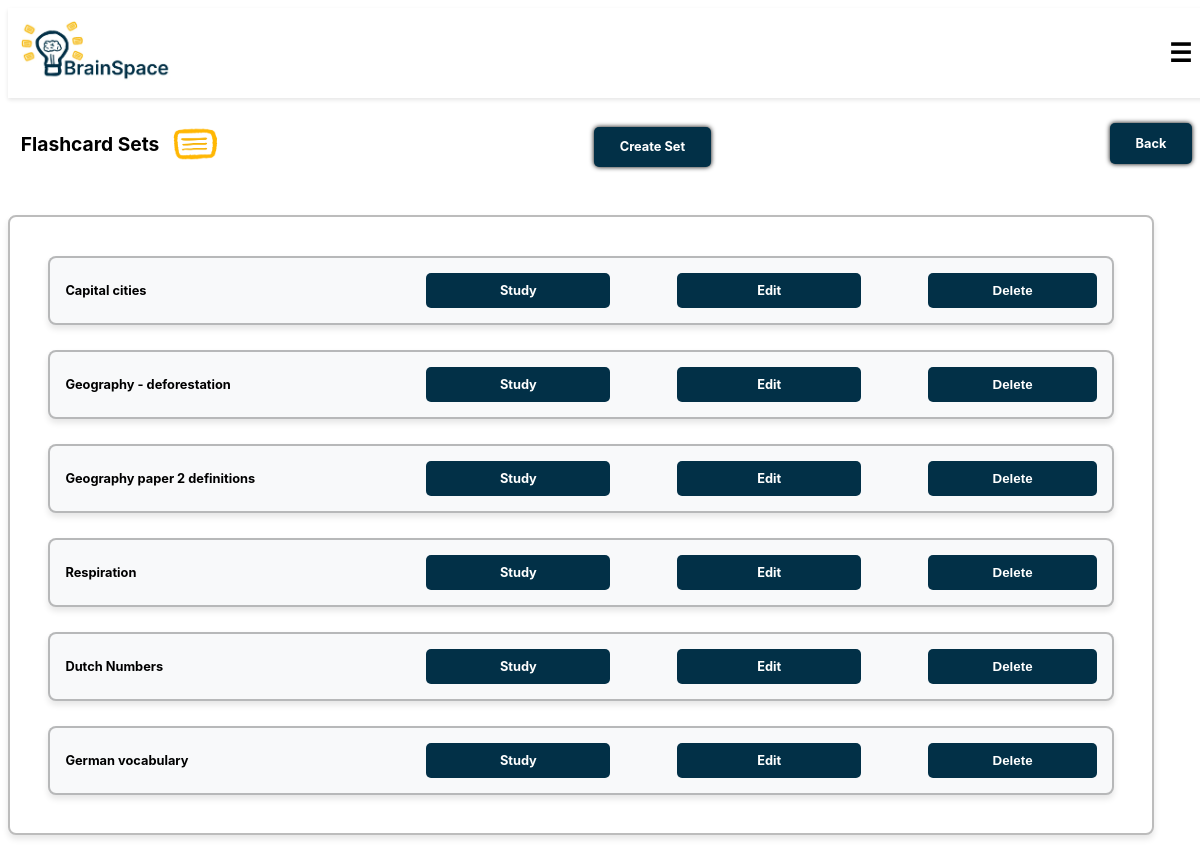
/flashcard_sidebar/ (signed in), run on the app's committed database.
### cards/models.py (models this page shows, shortened)
class FlashcardSet(models.Model):
    user = models.ForeignKey(Profile, on_delete=models.CASCADE, related_name='flashcard_sets')
    name = models.CharField(max_length=255)
    created_at = models.DateTimeField(auto_now_add=True)
    baseline = models.FloatField(default=0)
    quickest_time = models.FloatField(null=True, blank=True)

### cards/views.py (the view)
# urls.py: path('flashcard_sidebar/', views.flashcard_sidebar, name='flashcard_sidebar'),
def flashcard_sidebar(request):
    flashcard_sets = FlashcardSet.objects.filter(user=request.user.profile)
    return render(request, 'cards/flashcard_sidebar.html', {'flashcard_sets': flashcard_sets})

### cards/templates/cards/flashcard_sidebar.html (shortened to what this page needs)
{% extends 'cards/header.html' %}
{% block content %}
{% load static %}
<div class="flashcard-nav-header">
    <div class="flashcard-nav-title">
        <h2>Flashcard Sets</h2>
        <img src="{% static 'images/flashcard.png' %}" alt="flashcard" class="flashcard-img">
    </div>
    <a href="{% url 'create' %}" class="createsetbtn">Create Set</a>
    <a href="{% url 'dashboard' %}" class="loginbtn">Back</a>
</div>
<div class="scrollbox">
    {% for set in flashcard_sets %}
    <div class="flashcard-box">
        <div class="flashcard-title">{{ set.name }}</div>
        <div class="flashcard-buttons">
            <a href="{% url 'study' set.id %}" class="button">Study</a>
            <a href="{% url 'edit' set.id %}" class="button">Edit</a>
            <form action="{% url 'delete' set.id %}" method="post" class="delete-set-form" onsubmit="return confirmDelete();">
                <button type="submit">Delete</button>
            </form>
        </div>
    </div>
    {% empty %}
    <p>You have no flashcard sets yet! Click above to make your first.</p>
    {% endfor %}
</div>
{% endblock %}

### static/css/styles.css (style rules this page uses)
html { font-size: 80%; }
body { font-family: 'Inter', Arial, sans-serif; height: 100vh; display: flex; flex-wrap: wrap; justify-content: center; }
.loginbtn { display: inline-block; margin: 1rem; padding: 1rem 2rem; background-color: #023047; color: #fff; font-weight: bold; text-decoration: none; border-radius: 5px; text-align: center; box-shadow: #000000 0px 0px 5px; }
.createsetbtn { display: flex; justify-content: right; padding: 1rem 2rem; background-color: #023047; color: #fff; font-weight: bold; text-decoration: none; border-radius: 5px; text-align: center; box-shadow: #000000 0px 0px 5px; float: right; margin-right: 1rem; margin-top: 0.5rem; }
button { display: inline-block; font-weight: bold; padding: 1rem; background-color: #023047; color: #fff; border: none; cursor: pointer; border-radius: 5px; }
.scrollbox { width: 90%; height: 70vh; padding: 3rem; margin-top: 2rem; overflow-y: auto; border: 2px solid #00000043; border-radius: 8px; box-shadow: 0 4px 6px rgba(0, 0, 0, 0.1); }
@media (max-width: 75rem) { .scrollbox { height: 40vh; } }
.badge-shop .header, .flashcard-nav-header { width: 100%; display: flex; align-items: center; justify-content: space-between; padding: 1rem; }
.flashcard-nav-title { display: flex; align-items: center; gap: 10px; }
.flashcard-img { max-width: 4rem; height: auto; display: block; float: left; }
.flashcard-box { display: flex; justify-content: space-between; align-items: center; margin-bottom: 25px; padding: 15px; border: 2px solid #00000043; border-radius: 8px; background-color: #f8f9fa; box-shadow: 0 4px 6px rgba(0, 0, 0, 0.1); width: 100%; box-sizing: border-box; }
.flashcard-buttons { display: flex; gap: 10%; justify-content: space-between; width: 65%; }
.flashcard-buttons .button { display: inline-block; width: 100%; font-weight: bold; padding: 10px; background-color: #023047; color: #fff; border: none; cursor: pointer; border-radius: 5px; text-decoration: none; box-sizing: border-box; text-align: center; }
.flashcard-title { flex: 1; margin-right: 20px; font-weight: bold; text-align: left; }
.delete-set-form { display: inline-block; margin: 0; width: 100%; }
.delete-set-form button { width: 70px; text-align: center; font-weight: bold; width: 100%; padding: 10px; background-color: #023047; color: #fff; border-radius: 5px; cursor: pointer; text-decoration: none; box-sizing: border-box; }

### data on the page
FlashcardSet: name "Capital cities"
FlashcardSet: name "Geography - deforestation"
FlashcardSet: name "Geography paper 2 definitions"
FlashcardSet: name "Respiration"
FlashcardSet: name "Dutch Numbers"
FlashcardSet: name "German vocabulary"
